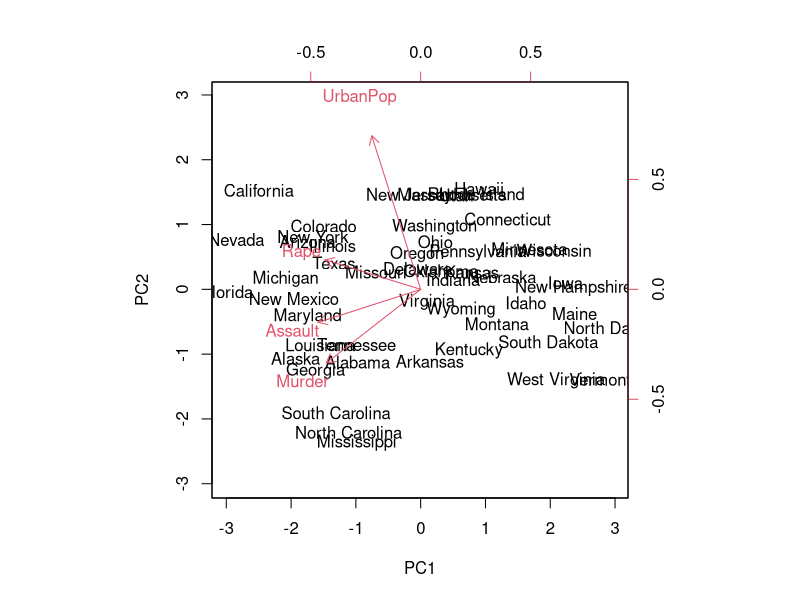
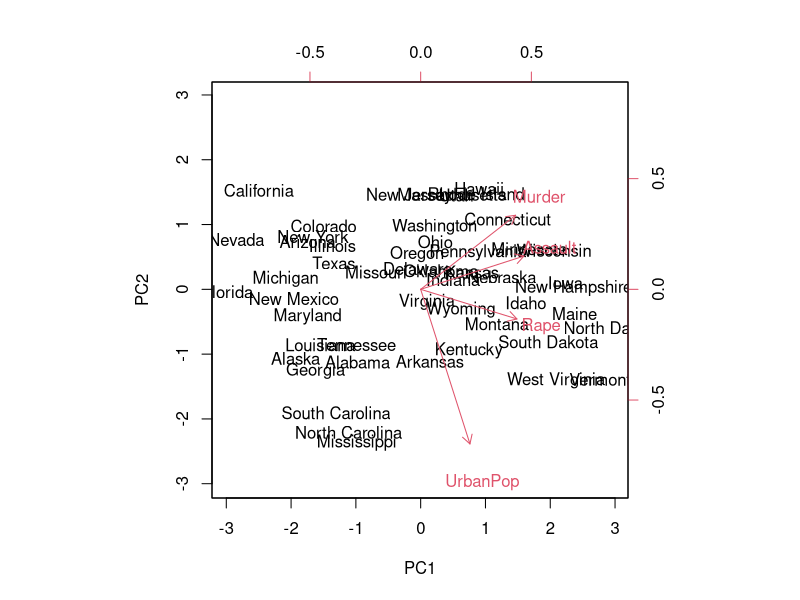
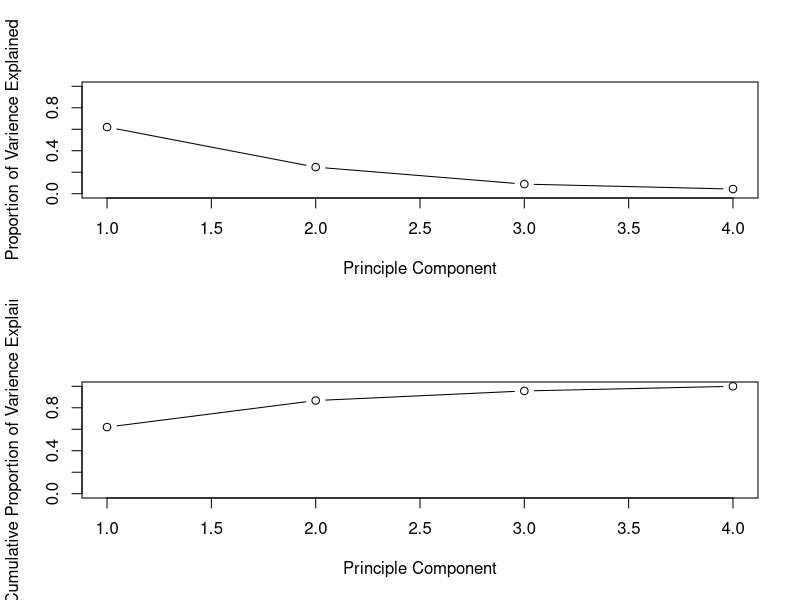

Reproduce these figures in R, in order.
states <- rownames(USArrests)

apply(USArrests, 2, mean)
apply(USArrests, 2, var)

pr_out <- prcomp(USArrests, scale = TRUE)

names(pr_out)

pr_out['center']
pr_out['scale']

dim(pr_out$rotation)
dim(pr_out$x)

biplot(pr_out, scale = 0)

pr_out$rotation <- -pr_out$rotation

biplot(pr_out, scale = 0)

pr_out$var <- pr_out$sdev^2

pve <- pr_out$var / sum(pr_out$var)
pve

par(mfrow = c(2, 1))
plot(pve, xlab = "Principle Component",
     ylab = "Proportion of Varience Explained",
     ylim = c(0, 1), type = "b")
plot(cumsum(pve), xlab = "Principle Component",
     ylab = "Cumulative Proportion of Varience Explained",
     ylim = c(0, 1), type = "b")
